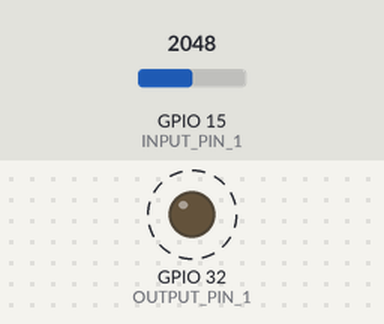
Simulated run of this program. Board: ESP32. Parts: output pins drawn as LEDs (lit = HIGH). Dashed ring = blinking. Inputs (shaded band) come from the test bench; at power-on: GPIO 15 (INPUT_PIN_1) = 2048 (analog values on the 0–4095 scale). What the program prints to the serial monitor is not drawn.

Above: at 0.7 s.
Timing chart, 0 to 3.0 s (numbered marks = the images above):
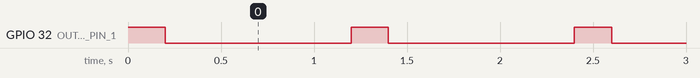

The program:

main.cpp
```cpp
#include <Arduino.h>

#define INPUT_PIN_1 15
#define INPUT_PIN_2 26

#define OUTPUT_PIN_1 32
#define OUTPUT_PIN_2 33

uint16_t value = 0;

int measure();
void sendToTTN(int measurement);

void setup() {
  Serial.begin(115200);
  pinMode(INPUT_PIN_1, INPUT);
  analogReadResolution(12);
  pinMode(OUTPUT_PIN_1, OUTPUT);
}

void loop() {
  Serial.printf("measurement: %d\n", measure());
  delay(1000);
}

void sendToTTN(int measurement) {
}

int measure() {
  digitalWrite(OUTPUT_PIN_1, HIGH);
  delay(100);
  value = analogRead(INPUT_PIN_1);
  delay(100);
  digitalWrite(OUTPUT_PIN_1, LOW);
  return value;
}
```

Measured:
- by itself, GPIO 32 (OUTPUT_PIN_1): alternates HIGH for 0.20 s and LOW for 1.0 s
